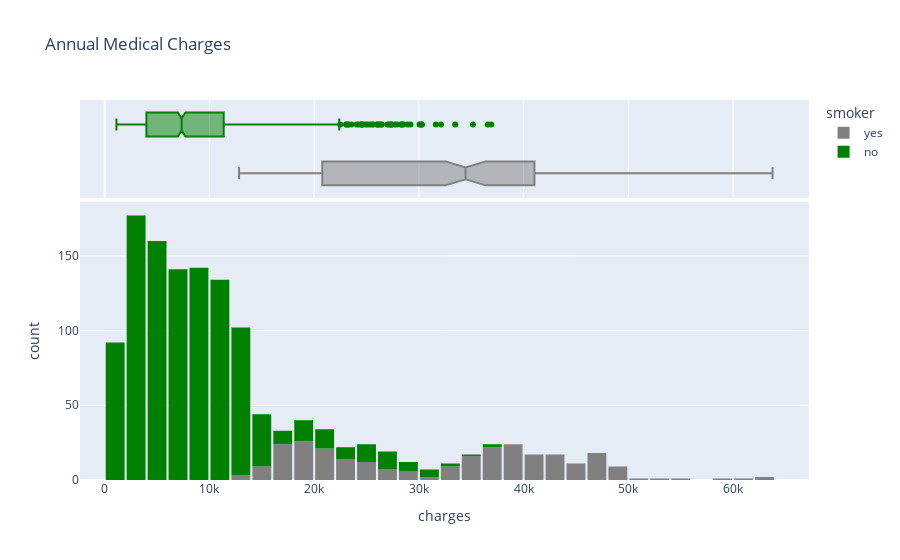

The code cell stored with this chart in its notebook:
### Code cell
fig = px.histogram(medical_df, x='charges', color='smoker', marginal='box', color_discrete_sequence=['grey','green'], title='Annual Medical Charges')
fig.update_layout(bargap=0.1)
fig.show()

### Figure 1 — Plotly figure (JSON) as saved in the notebook; plotly's stock layout.template omitted (floating-point values rounded to 4 significant figures; data arrays with more than 128 entries replaced by an {"elided": "..."} marker saying what was removed)
{"data": [{"alignmentgroup": "True", "bingroup": "x", "hovertemplate": "smoker=yes<br>charges=%{x}<br>count=%{y}<extra></extra>", "legendgroup": "yes", "marker": {"color": "grey", "pattern": {"shape": ""}}, "name": "yes", "offsetgroup": "yes", "orientation": "v", "showlegend": true, "type": "histogram", "x": {"elided": "274 float values"}, "xaxis": "x", "yaxis": "y"}, {"alignmentgroup": "True", "hovertemplate": "smoker=yes<br>charges=%{x}<extra></extra>", "legendgroup": "yes", "marker": {"color": "grey"}, "name": "yes", "notched": true, "offsetgroup": "yes", "showlegend": false, "type": "box", "x": {"elided": "274 float values"}, "xaxis": "x2", "yaxis": "y2"}, {"alignmentgroup": "True", "bingroup": "x", "hovertemplate": "smoker=no<br>charges=%{x}<br>count=%{y}<extra></extra>", "legendgroup": "no", "marker": {"color": "green", "pattern": {"shape": ""}}, "name": "no", "offsetgroup": "no", "orientation": "v", "showlegend": true, "type": "histogram", "x": {"elided": "1064 float values"}, "xaxis": "x", "yaxis": "y"}, {"alignmentgroup": "True", "hovertemplate": "smoker=no<br>charges=%{x}<extra></extra>", "legendgroup": "no", "marker": {"color": "green"}, "name": "no", "notched": true, "offsetgroup": "no", "showlegend": false, "type": "box", "x": {"elided": "1064 float values"}, "xaxis": "x2", "yaxis": "y2"}], "layout": {"bargap": 0.1, "barmode": "relative", "legend": {"title": {"text": "smoker"}, "tracegroupgap": 0}, "title": {"text": "Annual Medical Charges"}, "xaxis": {"anchor": "y", "domain": [0, 1], "title": {"text": "charges"}}, "xaxis2": {"anchor": "y2", "domain": [0, 1], "matches": "x", "showgrid": true, "showticklabels": false}, "yaxis": {"anchor": "x", "domain": [0, 0.7326], "title": {"text": "count"}}, "yaxis2": {"anchor": "x2", "domain": [0.7426, 1], "matches": "y2", "showgrid": false, "showline": false, "showticklabels": false, "ticks": ""}}}
